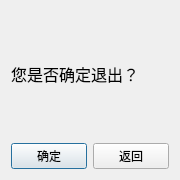
<?xml version="1.0" encoding="UTF-8"?>
<ui version="4.0">
 <class>ExitDialog</class>
 <widget class="QDialog" name="ExitDialog">
  <property name="geometry">
   <rect>
    <x>0</x>
    <y>0</y>
    <width>180</width>
    <height>180</height>
   </rect>
  </property>
  <property name="minimumSize">
   <size>
    <width>180</width>
    <height>180</height>
   </size>
  </property>
  <property name="maximumSize">
   <size>
    <width>180</width>
    <height>180</height>
   </size>
  </property>
  <property name="windowTitle">
   <string>Dialog</string>
  </property>
  <layout class="QGridLayout" name="gridLayout">
   <item row="1" column="0">
    <widget class="QPushButton" name="btnOK">
     <property name="text">
      <string>确定</string>
     </property>
    </widget>
   </item>
   <item row="1" column="1">
    <widget class="QPushButton" name="btnCancel">
     <property name="text">
      <string>返回</string>
     </property>
    </widget>
   </item>
   <item row="0" column="0" colspan="2">
    <widget class="QLabel" name="label">
     <property name="text">
      <string>&lt;html&gt;&lt;head/&gt;&lt;body&gt;&lt;p&gt;&lt;span style=&quot; font-size:12pt;&quot;&gt;您是否确定退出？&lt;/span&gt;&lt;/p&gt;&lt;/body&gt;&lt;/html&gt;</string>
     </property>
    </widget>
   </item>
  </layout>
 </widget>
 <resources/>
 <connections/>
</ui>
